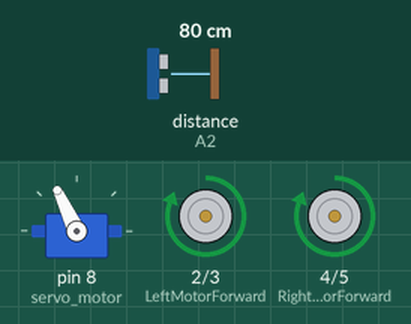
This sketch was run on a simulated Arduino Uno, built with avr-gcc and run on an emulated ATmega328P. Shown: servo, motor-driver pin pairs drawn as motors (green arrow = first pin HIGH = forward, orange = second pin HIGH = backward, longer = more drive). The inputs (shaded band) are chosen by the test bench; at power-on: distance to the obstacle (sensor on A2) 80 cm. The echo pulse lasts 58.3 µs per cm.

Above: at 5.5 s.
5.6 s: distance to the obstacle (sensor on A2) set to 52 cm
7.1 s: distance to the obstacle (sensor on A2) set to 46 cm
At 9.2 s:
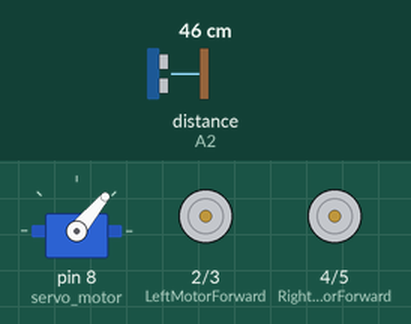
10.1 s: distance to the obstacle (sensor on A2) set to 60 cm
13.0 s: distance to the obstacle (sensor on A2) set to 2 cm
At 15.9 s:
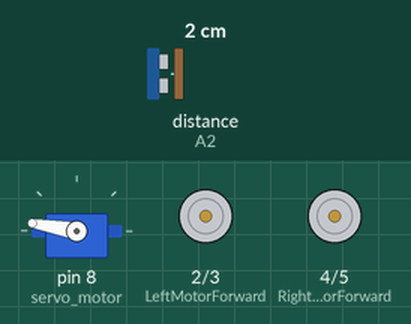
16.0 s: distance to the obstacle (sensor on A2) set to 120 cm
At 16.9 s:
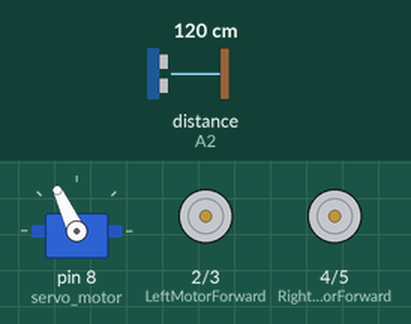
Timing chart, 0 to 19.1 s (numbered marks = the images above; inputs shaded):
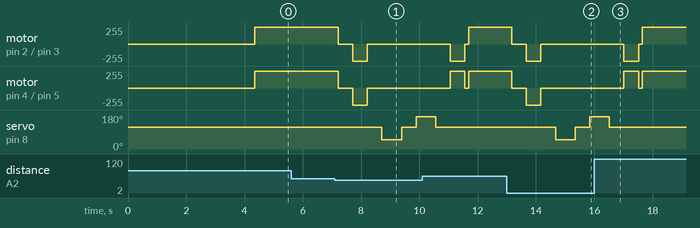

Measured:
- the behaviour switches between 50 and 49 cm on distance to the obstacle (sensor on A2) (found by bisection; images 0 and 1)
- after the input at 5.6 s, every drawn part: stays the same
- after the input at 7.1 s, motor on pin 2 (LeftMotorForward) / pin 3 (LeftMotorBackward), motor on pin 4 (RightMotorForward) / pin 5 (RightMotorBackward): forward 255/255 → stopped after 0.11 s, → backward 255/255 0.50 s later, → stopped 0.50 s later; servo on pin 8 (servo_motor): 115° → 50° after 1.6 s, → 115° 0.67 s later, → 170° 0.50 s later
- after the input at 13.0 s, motor on pin 2 (LeftMotorForward) / pin 3 (LeftMotorBackward), motor on pin 4 (RightMotorForward) / pin 5 (RightMotorBackward): forward 255/255 → stopped after 0.17 s, → backward 255/255 0.50 s later, → stopped 0.50 s later; servo on pin 8 (servo_motor): 115° → 50° after 1.7 s, → 115° 0.67 s later, → 170° 0.50 s later
- after the input at 16.0 s, servo on pin 8 (servo_motor): goes on until 16.5 s, then stays 115°

The sketch:

obstacle.ino
```cpp
#include <NewPing.h>
#include <Servo.h>

const int LeftMotorForward = 2;
const int LeftMotorBackward = 3;
const int RightMotorForward = 4;
const int RightMotorBackward = 5;

#define trig_pin A1
#define echo_pin A2
#define maximum_distance 200

boolean goesForward = false;
int distance = 100;

NewPing sonar(trig_pin, echo_pin, maximum_distance);
Servo servo_motor;

void setup() {
  pinMode(RightMotorForward, OUTPUT);
  pinMode(LeftMotorForward, OUTPUT);
  pinMode(LeftMotorBackward, OUTPUT);
  pinMode(RightMotorBackward, OUTPUT);

  servo_motor.attach(8);
  servo_motor.write(115);

  delay(2000);
  distance = readPing(); delay(500);
  distance = readPing(); delay(500);
  distance = readPing(); delay(500);
  distance = readPing(); delay(500);
}

void loop() {
  int distanceRight = 0;
  int distanceLeft = 0;

  delay(50);

  if (distance <= 50) {
    moveStop(); delay(500);
    moveBackward(); delay(500);
    moveStop(); delay(500);

    distanceRight = lookRight(); delay(500);
    distanceLeft = lookLeft(); delay(500);

    if (distanceRight >= distanceLeft) {
      turnRight(); moveStop();
    } else {
      turnLeft(); moveStop();
    }
  } else {
    moveForward();
  }

  distance = readPing();
}

int lookRight() {
  servo_motor.write(50); delay(500);
  int distance = readPing(); delay(100);
  servo_motor.write(115);
  return distance;
  delay(100);
}

int lookLeft() {
  servo_motor.write(170); delay(500);
  int distance = readPing(); delay(100);
  servo_motor.write(115);
  return distance;
  delay(100);
}

int readPing() {
  delay(70);
  int cm = sonar.ping_cm();
  if (cm == 0) cm = 250;
  return cm;
}

void moveStop() {
  digitalWrite(RightMotorForward, LOW);
  digitalWrite(LeftMotorForward, LOW);
  digitalWrite(RightMotorBackward, LOW);
  digitalWrite(LeftMotorBackward, LOW);
}

void moveForward() {
  if (!goesForward) {
    goesForward = true;
    digitalWrite(LeftMotorForward, HIGH);
    digitalWrite(RightMotorForward, HIGH);
    digitalWrite(LeftMotorBackward, LOW);
    digitalWrite(RightMotorBackward, LOW);
  }
}

void moveBackward() {
  goesForward = false;
  digitalWrite(LeftMotorBackward, HIGH);
  digitalWrite(RightMotorBackward, HIGH);
  digitalWrite(LeftMotorForward, LOW);
  digitalWrite(RightMotorForward, LOW);
}

void turnRight() {
  digitalWrite(LeftMotorForward, HIGH);
  digitalWrite(RightMotorBackward, HIGH);
  digitalWrite(LeftMotorBackward, LOW);
  digitalWrite(RightMotorForward, LOW);
  delay(500);
  digitalWrite(LeftMotorForward, HIGH);
  digitalWrite(RightMotorForward, HIGH);
  digitalWrite(LeftMotorBackward, LOW);
  digitalWrite(RightMotorBackward, LOW);
}

void turnLeft() {
  digitalWrite(LeftMotorBackward, HIGH);
  digitalWrite(RightMotorForward, HIGH);
  digitalWrite(LeftMotorForward, LOW);
  digitalWrite(RightMotorBackward, LOW);
  delay(500);
  digitalWrite(LeftMotorForward, HIGH);
  digitalWrite(RightMotorForward, HIGH);
  digitalWrite(LeftMotorBackward, LOW);
  digitalWrite(RightMotorBackward, LOW);
}
```
